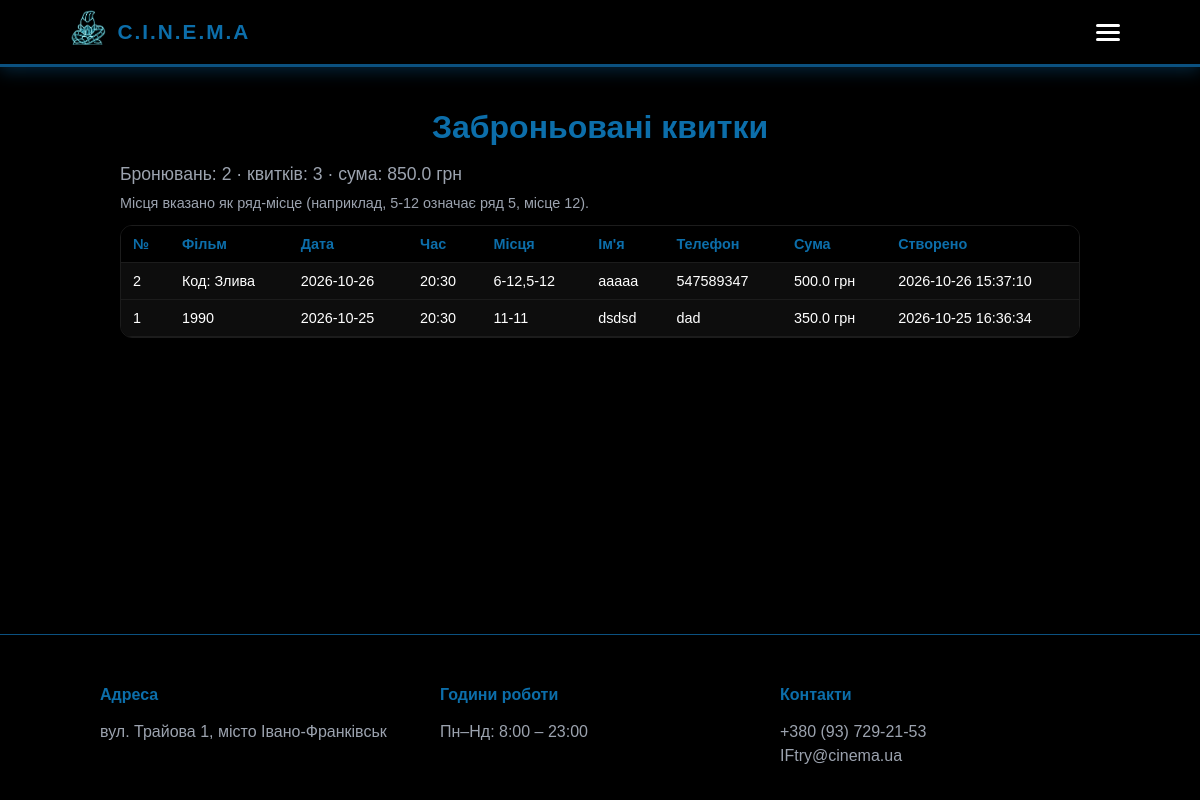
Screenshot of /bookings with the database file from the repository.
### tables this page shows
CREATE TABLE bookings (
            id INTEGER PRIMARY KEY AUTOINCREMENT,
            movie_id INTEGER NOT NULL,
            date TEXT NOT NULL,
            time TEXT NOT NULL,
            seats TEXT NOT NULL,
            name TEXT NOT NULL,
            phone TEXT NOT NULL,
            total REAL NOT NULL,
            created_at TEXT DEFAULT CURRENT_TIMESTAMP
        );

CREATE TABLE movies (
            id INTEGER PRIMARY KEY AUTOINCREMENT,
            title TEXT NOT NULL,
            genre TEXT,
            duration INTEGER,
            description TEXT,
            price REAL NOT NULL,
            image TEXT
        );

### app.py (the view)
@app.route("/bookings")
def bookings_list():
    conn = get_db()
    rows = conn.execute("""
        SELECT b.id, b.date, b.time, b.seats, b.name, b.phone, b.total,
               b.created_at, m.title AS movie_title
        FROM bookings b
        LEFT JOIN movies m ON m.id = b.movie_id
        ORDER BY b.created_at DESC, b.id DESC
    """).fetchall()
    conn.close()
    total_sum = sum(r["total"] for r in rows)
    tickets = sum(len(r["seats"].split(",")) for r in rows)
    return render_template("bookings.html", bookings=rows, total_sum=total_sum, tickets=tickets)

### app.py (called while the page is built)
def get_db():
    conn = sqlite3.connect(DB_PATH)
    conn.row_factory = sqlite3.Row
    return conn

@app.context_processor
def inject_nav():
    idx = next((i for i, (ep, _) in enumerate(NAV_PAGES) if ep == request.endpoint), None)
    prev_page = NAV_PAGES[idx - 1] if idx is not None and idx > 0 else None
    next_page = NAV_PAGES[idx + 1] if idx is not None and idx < len(NAV_PAGES) - 1 else None
    return dict(nav_pages=NAV_PAGES, prev_page=prev_page, next_page=next_page)

### templates/bookings.html (shortened to what this page needs)
{% extends "base.html" %}
{% block content %}
<h1 class="gallery-title">Заброньовані квитки</h1>
<p class="message">
  Бронювань: {{ bookings|length }} · квитків: {{ tickets }} · сума: {{ total_sum }} грн
</p>
<p class="message small-note">Місця вказано як ряд-місце (наприклад, 5-12 означає ряд 5, місце 12).</p>
{% if bookings %}
<div class="table-wrap">
  <table class="bookings-table">
    <thead>
      <tr>
        <th>№</th>
        <th>Фільм</th>
        <th>Дата</th>
        <th>Час</th>
        <th>Місця</th>
        <th>Ім'я</th>
        <th>Телефон</th>
        <th>Сума</th>
        <th>Створено</th>
      </tr>
    </thead>
    <tbody>
      {% for b in bookings %}
      <tr>
        <td>{{ b['id'] }}</td>
        <td>{{ b['movie_title'] or '—' }}</td>
        <td>{{ b['date'] }}</td>
        <td>{{ b['time'] }}</td>
        <td>{{ b['seats'] }}</td>
        <td>{{ b['name'] }}</td>
        <td>{{ b['phone'] }}</td>
        <td>{{ b['total'] }} грн</td>
        <td>{{ b['created_at'] }}</td>
      </tr>
      {% endfor %}
    </tbody>
  </table>
</div>
{% else %}
<p class="message">Бронювань поки немає.</p>
{% endif %}
{% endblock %}

### templates/base.html (shortened to what this page needs)
<!DOCTYPE html>
<html lang="uk">
<head>
  <link rel="stylesheet" href="{{ url_for('static', filename='css/style.css') }}">
</head>
<body>
  <header id="header">
    <div class="container">
      <div class="logo-wrap">
        <div class="logo-group">
          <img class="logo-img" src="{{ url_for('static', filename='../static/image/logo_transparent.png') }}" alt="Логотип кінотеатру">
          <button class="logo" id="logo" type="button">C.I.N.E.M.A</button>
        </div>
      </div>
      <div class="header-actions">
        <button class="burger" id="burger" aria-label="Меню" aria-expanded="false">
          <span></span>
          <span></span>
          <span></span>
        </button>
      </div>
    </div>
  </header>
  <main class="content">
    {% block content %}{% endblock %}
  </main>
  <footer class="site-footer">
    <div class="footer-grid">
      <div>
        <h4>Адреса</h4>
        <p>вул. Трайова 1, місто Івано-Франківськ</p>
      </div>
      <div>
        <h4>Години роботи</h4>
        <p>Пн–Нд: 8:00 – 23:00</p>
      </div>
      <div>
        <h4>Контакти</h4>
        <p>+380 (93) 729-21-53<br>IFtry@cinema.ua</p>
      </div>
    </div>
  </footer>
</body>
</html>

### static/css/style.css (style rules this page uses)
* { box-sizing: border-box; }
html { background: #000; color-scheme: dark; scrollbar-width: thin; scrollbar-color: #0c6eaa #000; }
body { margin: 0; padding-top: 68px; font-family: Arial, sans-serif; background: #000; color: #ffffff; display: flex; flex-direction: column; min-height: 100vh; }
button { background: linear-gradient(135deg, #0b5180 0%, #053150 100%); color: #ffffff; border: 1px solid #0b5180; padding: 10px 18px; border-radius: 4px; cursor: pointer; font-size: 1rem; transition: transform 0.2s ease, background 0.3s ease, color 0.3s ease; }
header { position: fixed; top: 0; left: 0; right: 0; z-index: 100; background: #000; border-bottom: 3px solid #0b5180; box-shadow: 0 4px 16px rgba(11, 81, 128, 0.45); }
header .container { display: flex; align-items: center; justify-content: space-between; max-width: 1100px; margin: 0 auto; padding: 12px 20px; height: 64px; }
.logo-wrap { position: relative; }
.logo-group { display: flex; align-items: center; gap: 10px; }
.logo-img { height: 44px; width: auto; display: block; animation: logoGlow 3s ease-in-out infinite; }
.logo, .logo:hover { background: none; border: none; padding: 0; font-weight: 800; font-size: 1.3rem; color: #0c6eaa; letter-spacing: 2px; cursor: pointer; }
.header-actions { display: flex; align-items: center; gap: 10px; }
.burger { display: block; width: 44px; height: 44px; background: none; border: none; cursor: pointer; position: relative; z-index: 200; flex-shrink: 0; }
.burger span { position: absolute; left: 10px; width: 24px; height: 3px; background: #ffffff; border-radius: 3px; transition: transform 0.35s ease, opacity 0.2s ease, top 0.35s ease; }
.burger span:nth-child(1) { top: 14px; }
.burger span:nth-child(2) { top: 21px; }
.burger span:nth-child(3) { top: 28px; }
.content { flex: 1; width: 100%; max-width: 1000px; margin: 0 auto; padding: 20px; }
.site-footer { background: #000; border-top: 1px solid #0b5180; padding: 30px 20px 16px; color: #9ca3af; }
.footer-grid { max-width: 1000px; margin: 0 auto; display: grid; grid-template-columns: repeat(auto-fit, minmax(200px, 1fr)); gap: 20px; }
.footer-grid h4 { color: #0c6eaa; margin-bottom: 6px; }
.footer-grid p { line-height: 1.5; }
.message { font-size: 1.1rem; color: #9ca3af; }
.gallery-title { text-align: center; color: #0c6eaa; font-size: 2rem; margin-bottom: 12px; }
.table-wrap { overflow-x: auto; border: 1px solid #1c1c1c; border-radius: 12px; }
.bookings-table { width: 100%; border-collapse: collapse; font-size: 0.9rem; background: #0d0d0d; }
.bookings-table th, .bookings-table td { padding: 10px 12px; text-align: left; border-bottom: 1px solid #1c1c1c; white-space: nowrap; }
.bookings-table th { color: #0c6eaa; background: #000; font-weight: 700; }
.small-note { font-size: 0.9rem; margin-top: -8px; }
.reveal { opacity: 0; transform: translateY(30px); transition: opacity 0.7s ease, transform 0.7s ease; }
.reveal.visible { opacity: 1; transform: none; transition: transform 0.3s ease, box-shadow 0.3s ease, opacity 0.3s ease; }

### rows the page displays
bookings: id "2", title "Код: Злива", date "2026-10-26", time "20:30", seats "6-12,5-12", name "ааааа", phone "547589347", total "500.0", created_at "2026-10-26 15:37:10"
bookings: id "1", title "1990", date "2026-10-25", time "20:30", seats "11-11", name "dsdsd", phone "dad", total "350.0", created_at "2026-10-25 16:36:34"

### other values shown
{{ bookings|length }} "2"
{{ tickets }} "3"
{{ total_sum }} "850.0"
